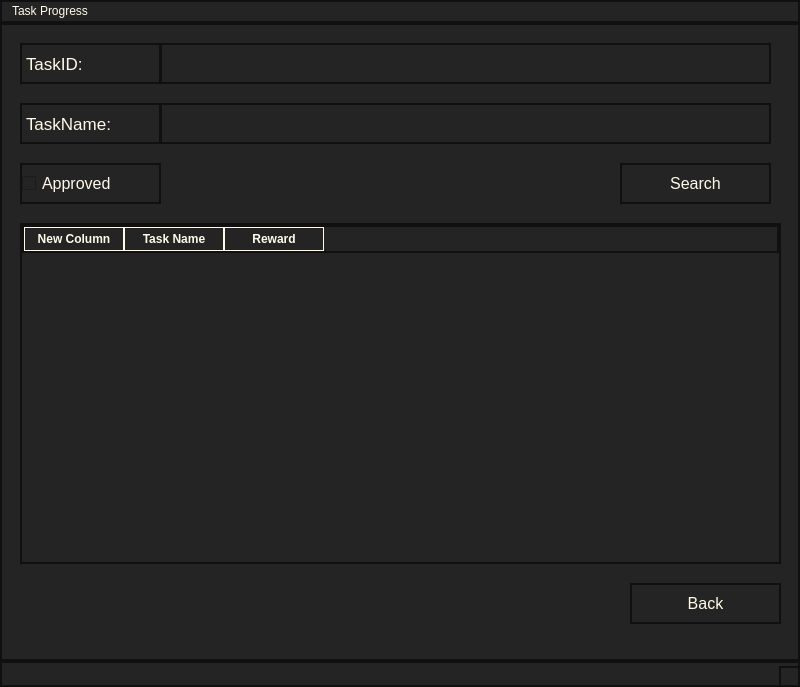
<?xml version="1.0" encoding="UTF-8"?>
<ui version="4.0">
 <class>MainWindow</class>
 <widget class="QMainWindow" name="MainWindow">
  <property name="geometry">
   <rect>
    <x>0</x>
    <y>0</y>
    <width>800</width>
    <height>687</height>
   </rect>
  </property>
  <property name="windowTitle">
   <string>MainWindow</string>
  </property>
  <property name="styleSheet">
   <string notr="true">background-color: rgb(36, 36, 36);
color: rgb(254, 251, 234);
border: 2px solid rgb(16, 16, 16);</string>
  </property>
  <widget class="QWidget" name="centralwidget">
   <widget class="QLineEdit" name="TaskEventID">
    <property name="geometry">
     <rect>
      <x>160</x>
      <y>20</y>
      <width>611</width>
      <height>41</height>
     </rect>
    </property>
   </widget>
   <widget class="QLabel" name="label_2">
    <property name="geometry">
     <rect>
      <x>20</x>
      <y>20</y>
      <width>141</width>
      <height>41</height>
     </rect>
    </property>
    <property name="font">
     <font>
      <pointsize>13</pointsize>
     </font>
    </property>
    <property name="text">
     <string>TaskID:</string>
    </property>
   </widget>
   <widget class="QPushButton" name="Search">
    <property name="geometry">
     <rect>
      <x>620</x>
      <y>140</y>
      <width>151</width>
      <height>41</height>
     </rect>
    </property>
    <property name="font">
     <font>
      <pointsize>12</pointsize>
     </font>
    </property>
    <property name="text">
     <string>Search</string>
    </property>
   </widget>
   <widget class="QTableWidget" name="tableWidget">
    <property name="geometry">
     <rect>
      <x>20</x>
      <y>200</y>
      <width>761</width>
      <height>341</height>
     </rect>
    </property>
    <property name="styleSheet">
     <string notr="true">QHeaderView::section {
                background-color:  rgb(36, 36, 36);  /* Header background */
                color:  rgb(254, 251, 234);             /* Header text color */
                font-weight: bold;        /* Bold text (optional) */
                border: 1px solid  rgb(254, 251, 234);  /* Header border (optional) */
                padding: 4px;             /* Padding inside header cells */
            }</string>
    </property>
    <column>
     <property name="text">
      <string>New Column</string>
     </property>
    </column>
    <column>
     <property name="text">
      <string>Task Name</string>
     </property>
    </column>
    <column>
     <property name="text">
      <string>Reward</string>
     </property>
    </column>
   </widget>
   <widget class="QPushButton" name="Back">
    <property name="geometry">
     <rect>
      <x>630</x>
      <y>560</y>
      <width>151</width>
      <height>41</height>
     </rect>
    </property>
    <property name="font">
     <font>
      <pointsize>12</pointsize>
     </font>
    </property>
    <property name="text">
     <string>Back</string>
    </property>
   </widget>
   <widget class="QCheckBox" name="Approved">
    <property name="geometry">
     <rect>
      <x>20</x>
      <y>140</y>
      <width>141</width>
      <height>41</height>
     </rect>
    </property>
    <property name="font">
     <font>
      <pointsize>12</pointsize>
     </font>
    </property>
    <property name="text">
     <string>Approved</string>
    </property>
   </widget>
   <widget class="QLineEdit" name="TaskName">
    <property name="geometry">
     <rect>
      <x>160</x>
      <y>80</y>
      <width>611</width>
      <height>41</height>
     </rect>
    </property>
    <property name="text">
     <string/>
    </property>
   </widget>
   <widget class="QLabel" name="label_3">
    <property name="geometry">
     <rect>
      <x>20</x>
      <y>80</y>
      <width>141</width>
      <height>41</height>
     </rect>
    </property>
    <property name="font">
     <font>
      <pointsize>13</pointsize>
     </font>
    </property>
    <property name="text">
     <string>TaskName:</string>
    </property>
   </widget>
  </widget>
  <widget class="QMenuBar" name="menubar">
   <property name="geometry">
    <rect>
     <x>0</x>
     <y>0</y>
     <width>800</width>
     <height>30</height>
    </rect>
   </property>
   <widget class="QMenu" name="menuTask_Progress">
    <property name="title">
     <string>Task Progress</string>
    </property>
   </widget>
   <addaction name="menuTask_Progress"/>
  </widget>
  <widget class="QStatusBar" name="statusbar"/>
 </widget>
 <resources/>
 <connections/>
</ui>
